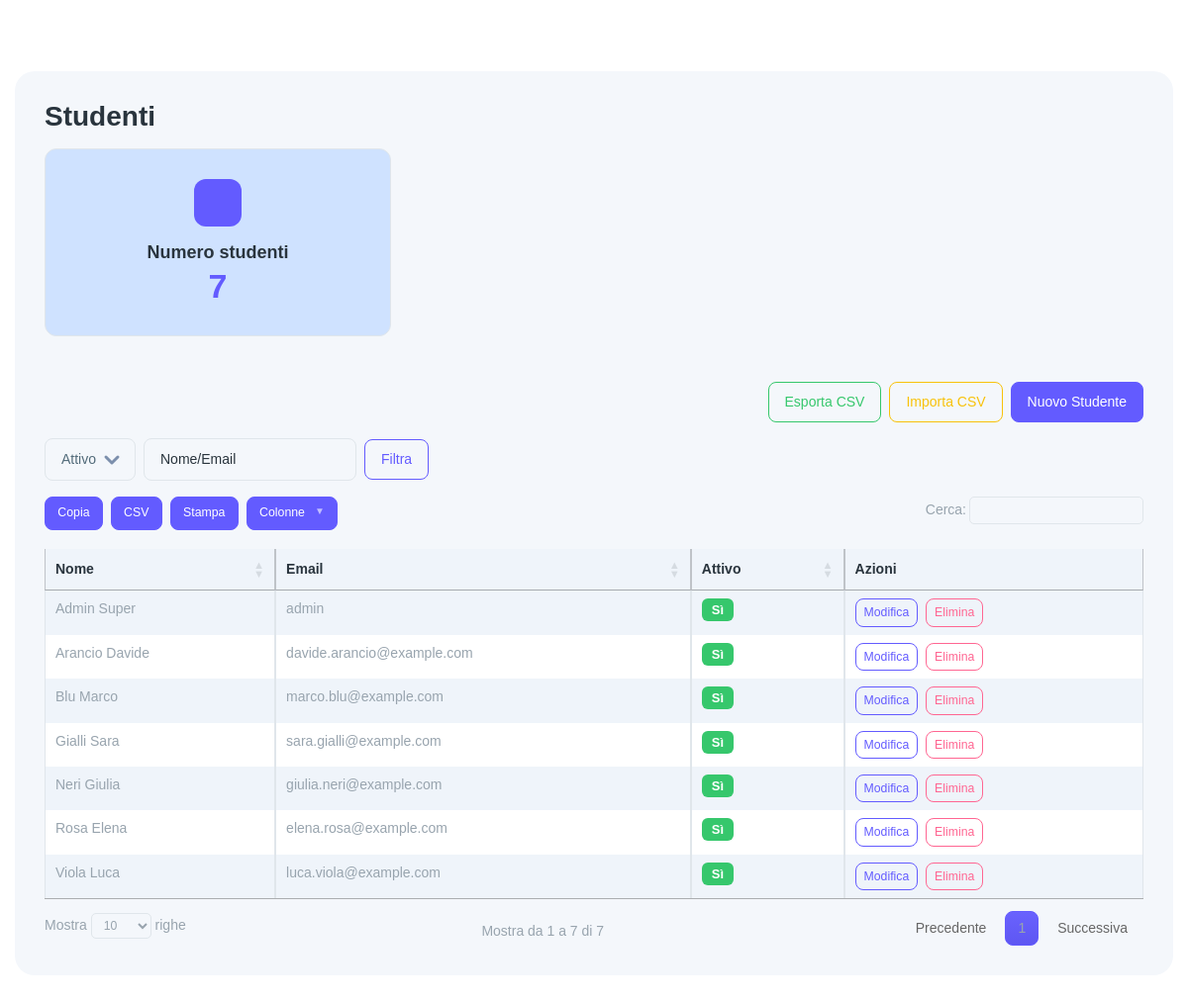
/students (signed in), run on the app's committed database.
### tables this page shows
CREATE TABLE `students` (
  `id` int(11) NOT NULL,
  `first_name` varchar(100) NOT NULL,
  `last_name` varchar(100) NOT NULL,
  `email` varchar(190) NOT NULL,
  `password_hash` varchar(255) NOT NULL,
  `role` enum('admin','student') NOT NULL DEFAULT 'student',
  `active` tinyint(1) NOT NULL DEFAULT 1,
  `created_at` timestamp NOT NULL DEFAULT current_timestamp(),
  `updated_at` timestamp NULL DEFAULT NULL ON UPDATE current_timestamp()
);

### app/core/Helpers.php (called while the page is built, shortened)
<?php
class Helpers {
  public static function url($path = '') {
    $scriptDir = str_replace('\\', '/', dirname($_SERVER['SCRIPT_NAME']));
    $base = $scriptDir === '/' ? '' : $scriptDir;
    return $base . '/' . ltrim($path, '/');
  }
  public static function view($template, $data = []) { extract($data); require __DIR__ . '/../views/layout.php'; }
}

### app/controllers/StudentController.php (called while the page is built, shortened)
<?php
class StudentController {
  public function index() {
    $filters = [
      'role' => $_GET['role'] ?? null,
      'active' => isset($_GET['active']) ? ($_GET['active'] === '' ? '' : (int)$_GET['active']) : '',
      'group_id' => $_GET['group_id'] ?? null,
      'q' => trim($_GET['q'] ?? '')
    ];
    $students = (new Student())->all($filters);
    $groups = (new \App\Models\WorkGroup())->all();
    $pdo = \App\Core\DB::conn();
    $stmt = $pdo->prepare('SELECT metric, value FROM view_cards WHERE scope=?');
    $stmt->execute(['students']);
    $rows = $stmt->fetchAll();
    $m = [];
    foreach ($rows as $r) { $m[$r['metric']] = (int)$r['value']; }
    $summary = ['students'=>$m['students'] ?? 0,'leaders'=>$m['leaders'] ?? 0,'installers'=>$m['installers'] ?? 0];
    Helpers::view('students/index', ['title'=>'Studenti','students'=>$students,'filters'=>$filters,'groups'=>$groups,'summary'=>$summary]);
  }
}

### public/index.php (called while the page is built, shortened)
<?php
spl_autoload_register(function($class){
  $prefix = 'App\\';
  $path = __DIR__ . '/../app/' . str_replace('\\', '/', substr($class, strlen($prefix))) . '.php';
});
$router = new Router();
$router->get('/login', [AuthController::class,'loginForm']);
$router->post('/login', [AuthController::class,'login']);
$router->get('/logout', [AuthController::class,'logout']);
$router->get('/', function(){
  if (!Auth::check()) { Helpers::redirect('/login'); }
  $pdo = DB::conn();
  $stmt = $pdo->prepare('SELECT metric, value FROM view_cards WHERE scope=?');
  $stmt->execute(['dashboard']);
  $rows = $stmt->fetchAll();
  if (!$rows) {
    ViewCardService::refreshDashboard();
    $stmt->execute(['dashboard']);
    $rows = $stmt->fetchAll();
  }
  $counts = [];
  foreach ($rows as $r) { $counts[$r['metric']] = (int)$r['value']; }
  Helpers::view('dashboard', ['title'=>'Dashboard','counts'=>$counts]);
});
$router->get('/admin/migrate', function(){
  if (!Auth::isAdmin()) { http_response_code(403); echo '403'; return; }
  $pdo = DB::conn();
  $dir = dirname(__DIR__) . DIRECTORY_SEPARATOR . 'database' . DIRECTORY_SEPARATOR . 'migrations';
  $files = [];
  foreach (glob($dir . DIRECTORY_SEPARATOR . '*.sql') as $f) { $files[] = $f; }
  sort($files);
  foreach ($files as $file) {
    $sql = file_get_contents($file);
    $chunks = array_filter(array_map('trim', preg_split('/;\\s*/', $sql)));
    foreach ($chunks as $chunk) {
      if ($chunk === '') continue;
      try { $pdo->exec($chunk); } catch (\Throwable $e) {}
    }
  }
  \App\Core\Helpers::addFlash('success', 'Migrazioni eseguite');
  ViewCardService::refreshAll();
  \App\Core\Helpers::redirect('/');
});
$router->get('/customers', [CustomerController::class,'index']);
$router->get('/customers/export', [CustomerController::class,'export']);
$router->post('/customers/import', [CustomerController::class,'import']);
$router->get('/customers/create', [CustomerController::class,'createForm']);
$router->post('/customers', [CustomerController::class,'store']);
$router->get('/customers/{id}', [CustomerController::class,'show']);
$router->get('/customers/{id}/edit', [CustomerController::class,'editForm']);
$router->post('/customers/{id}/update', [CustomerController::class,'update']);
$router->post('/customers/{id}/delete', [CustomerController::class,'delete']);
$router->get('/students', [StudentController::class,'index']);
$router->get('/students/export', [StudentController::class,'export']);
$router->post('/students/import', [StudentController::class,'import']);
$router->get('/students/create', [StudentController::class,'createForm']);
$router->post('/students', [StudentController::class,'store']);
$router->get('/students/{id}/edit', [StudentController::class,'editForm']);
$router->post('/students/{id}/update', [StudentController::class,'update']);
$router->post('/students/{id}/delete', [StudentController::class,'delete']);
$router->get('/work-groups', [WorkGroupController::class,'index']);
$router->get('/work-groups/create', [WorkGroupController::class,'createForm']);
$router->post('/work-groups', [WorkGroupController::class,'store']);
$router->get('/work-groups/{id}', [WorkGroupController::class,'show']);
$router->get('/work-groups/{id}/edit', [WorkGroupController::class,'editForm']);
$router->post('/work-groups/{id}/update', [WorkGroupController::class,'update']);
$router->post('/work-groups/{id}/add-member', [WorkGroupController::class,'addMember']);
$router->post('/work-groups/{id}/remove-member', [WorkGroupController::class,'removeMember']);
$router->get('/work-groups/export', [WorkGroupController::class,'export']);
$router->post('/work-groups/import', [WorkGroupController::class,'import']);
$router->post('/work-groups/{id}/delete', [WorkGroupController::class,'delete']);
$router->get('/logs', [LogsController::class,'index']);
$router->post('/logs/clear-access', [LogsController::class,'clearAccess']);
$router->post('/logs/clear-actions', [LogsController::class,'clearActions']);
$router->get('/libri', [LibroController::class,'index']);
$router->get('/libri/create', [LibroController::class,'createForm']);
$router->post('/libri', [LibroController::class,'store']);
$router->get('/libri/{id}/edit', [LibroController::class,'editForm']);
$router->post('/libri/{id}/update', [LibroController::class,'update']);
$router->post('/libri/{id}/delete', [LibroController::class,'delete']);
$router->get('/libri/qr/{code}', [LibroController::class,'showPublicFromQrCode']);
$router->get('/api/view-cards', function(){
  if (!Auth::check()) { http_response_code(401); echo json_encode(['error'=>'unauthorized']); return; }
  header('Content-Type: application/json');
  $scope = $_GET['scope'] ?? '';
  $scope = is_string($scope) ? trim($scope) : '';
  if ($scope === '') { echo json_encode(['error'=>'scope_required']); return; }
  $pdo = DB::conn();
  $stmt = $pdo->prepare('SELECT metric, value FROM view_cards WHERE scope=?');
  $stmt->execute([$scope]);
  $rows = $stmt->fetchAll();
  if (!$rows) {
    try {
      switch ($scope) {
        case 'dashboard': ViewCardService::refreshDashboard(); break;
        case 'customers': ViewCardService::refreshCustomers(); break;
        case 'students': ViewCardService::refreshStudents(); break;
        case 'groups': ViewCardService::refreshGroups(); break;
        case 'libri': ViewCardService::refreshLibri(); break;
        case 'payments': ViewCardService::refreshPayments(); break;
        case 'software': ViewCardService::refreshSoftware(); break;
      }
      $stmt->execute([$scope]);
      $rows = $stmt->fetchAll();
    } catch (\Throwable $e) {}
  }
  $out = [];
  foreach ($rows as $r) { $out[$r['metric']] = (int)$r['value']; }
  echo json_encode(['scope'=>$scope,'metrics'=>$out]);
});
$router->dispatch();

### app/core/DB.php (called while the page is built, shortened)
<?php
class DB {
  private static $pdo;
  public static function conn() {
    if (!self::$pdo) {
      $config = require __DIR__ . '/../config.php';
      $host = $config['db']['host'];
      $port = $config['db']['port'];
      $name = $config['db']['name'];
      $charset = $config['db']['charset'];
      $dsn = "mysql:host={$host};port={$port};dbname={$name};charset={$charset}";
      $user = $config['db']['user'];
      $pass = $config['db']['pass'];
      self::$pdo = new PDO($dsn, $user, $pass, [
        PDO::ATTR_ERRMODE => PDO::ERRMODE_EXCEPTION,
        PDO::ATTR_DEFAULT_FETCH_MODE => PDO::FETCH_ASSOC,
      ]);
    }
    return self::$pdo;
  }
}

### app/models/Student.php (called while the page is built, shortened)
<?php
class Student extends Model {
  public function all($filters = []) {
    $sql = 'SELECT s.id, s.first_name, s.last_name, s.email, s.role, s.active,
                   GROUP_CONCAT(DISTINCT wg.name ORDER BY wg.name SEPARATOR \', \') AS group_names,
                   GROUP_CONCAT(DISTINCT gm.role ORDER BY gm.role SEPARATOR \', \') AS group_roles
            FROM students s
            LEFT JOIN group_members gm ON gm.student_id = s.id
            LEFT JOIN work_groups wg ON gm.group_id = wg.id';
    $where = [];
    $params = [];
    $sql .= ' GROUP BY s.id ORDER BY s.last_name, s.first_name';
    $st = $this->pdo->prepare($sql);
    $st->execute($params);
    return $st->fetchAll();
  }
}

### app/models/Model.php (called while the page is built, shortened)
<?php
class Model {
  public function __construct() { $this->pdo = DB::conn(); }
}

### app/core/Auth.php (called while the page is built, shortened)
<?php
class Auth {
  public static function user() { return $_SESSION['user'] ?? null; }
  public static function isAdmin() { $u = self::user(); return $u && $u['role'] === 'admin'; }
}

### app/views/students/index.php (the view, shortened to what this page needs)
<h3 class="mb-3">Studenti</h3>
<div class="row mb-3">
  <div class="col-md-4">
    <div class="card bg-primary-subtle">
      <div class="card-body">
        <div class="d-flex align-items-center justify-content-center round-48 rounded text-bg-primary flex-shrink-0 mb-3 mx-auto">
        </div>
        <h5 class="card-title fw-semibold text-center mb-1">Numero studenti</h5>
        <h2 class="card-text text-primary text-center metric-value" data-metric="students"><?php echo (int)($summary['students'] ?? 0); ?></h2>
      </div>
    </div>
  </div>
  <div class="col-md-8"></div>
</div>
<div class="d-flex justify-content-end mb-3 gap-2">
  <a class="btn btn-outline-success export-csv" data-count="<?php echo count($students); ?>" href="<?php echo \App\Core\Helpers::url('/students/export'); ?>">Esporta CSV</a>
  <button type="button" class="btn btn-outline-warning" data-bs-toggle="modal" data-bs-target="#importModal">Importa CSV</button>
  <a class="btn btn-primary" href="<?php echo \App\Core\Helpers::url('/students/create'); ?>">Nuovo Studente</a>
</div>
<form method="get" class="row g-2 align-items-center mb-3">
  <div class="col-auto">
    <select name="active" class="form-select">
      <option value="">Attivo</option>
    </select>
  </div>
  <div class="col-auto">
    <input type="text" name="q" class="form-control" value="<?php echo htmlspecialchars($filters['q']??''); ?>" placeholder="Nome/Email">
  </div>
  <div class="col-auto">
    <button type="submit" class="btn btn-outline-primary">Filtra</button>
  </div>
</form>
<div class="table-responsive">
  <table id="studentsTable" class="table table-striped table-bordered text-nowrap">
    <thead class="table-light">
      <tr>
        <th>Nome</th>
        <th>Email</th>
        <th>Attivo</th>
        <th>Azioni</th>
      </tr>
    </thead>
    <tbody>
      <?php foreach ($students as $s) { ?>
        <tr>
          <td><?php echo htmlspecialchars($s['last_name'] . ' ' . $s['first_name']); ?></td>
          <td><?php echo htmlspecialchars($s['email']); ?></td>
          <td>
            <?php echo $s['active'] ? '<span class="badge bg-success">Sì</span>' : '<span class="badge bg-secondary">No</span>'; ?>
          </td>
          <td>
            <a class="btn btn-sm btn-outline-primary" href="<?php echo \App\Core\Helpers::url('/students/' . $s['id'] . '/edit'); ?>">Modifica</a>
            <?php if (\App\Core\Auth::isAdmin()) { ?>
            <button type="button" class="btn btn-sm btn-outline-danger ms-1" data-bs-toggle="modal" data-bs-target="#deleteStudentModal" data-id="<?php echo $s['id']; ?>" data-name="<?php echo htmlspecialchars($s['last_name'].' '.$s['first_name']); ?>">Elimina</button>
            <?php } ?>
          </td>
        </tr>
      <?php } ?>
    </tbody>
  </table>
</div>

### data on the page
students: last_name+first_name "Admin Super", email "admin", active "Sì"
students: last_name+first_name "Arancio Davide", email "davide.arancio@example.com", active "Sì"
students: last_name+first_name "Blu Marco", email "marco.blu@example.com", active "Sì"
students: last_name+first_name "Gialli Sara", email "sara.gialli@example.com", active "Sì"
students: last_name+first_name "Neri Giulia", email "giulia.neri@example.com", active "Sì"
students: last_name+first_name "Rosa Elena", email "elena.rosa@example.com", active "Sì"
students: last_name+first_name "Viola Luca", email "luca.viola@example.com", active "Sì"

### other printed values
$summary['students'] "7"
